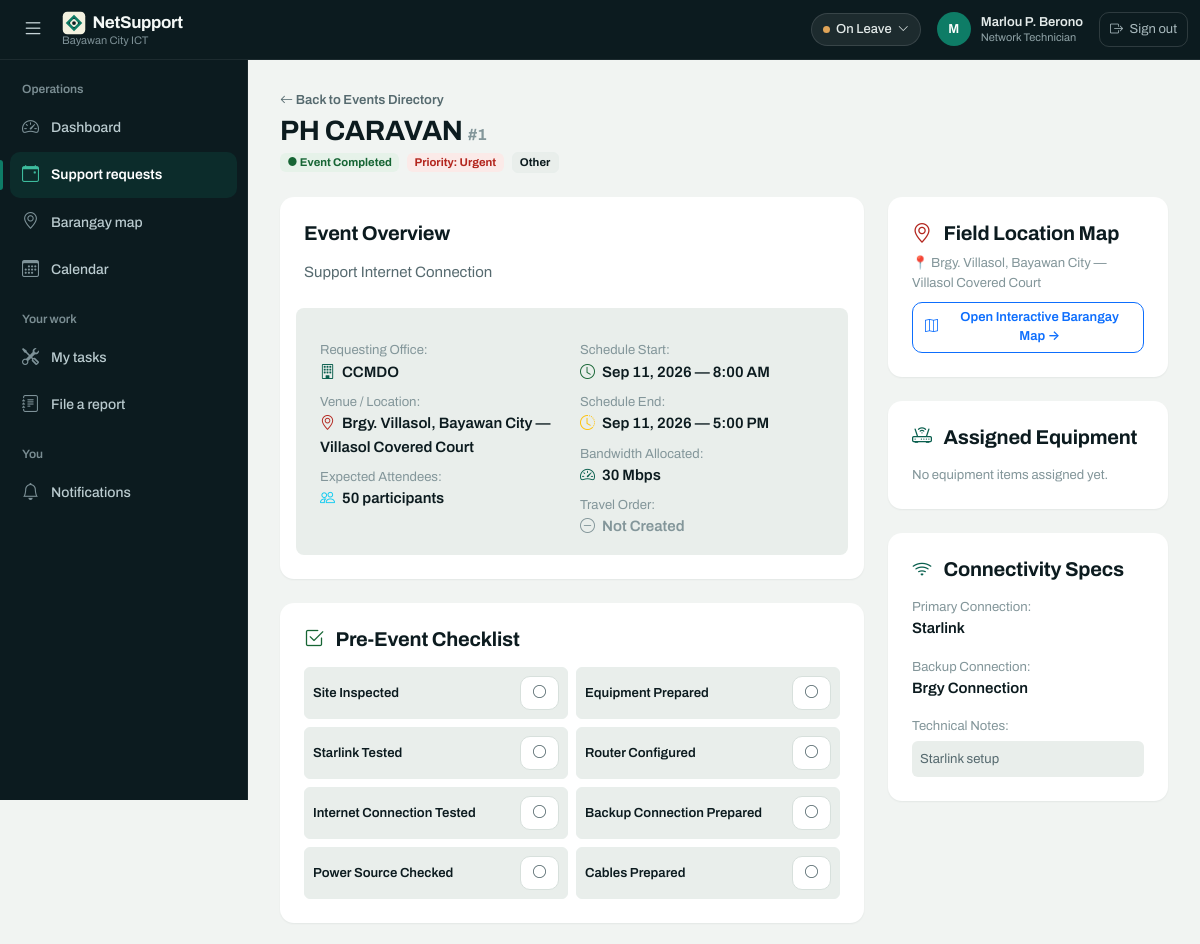
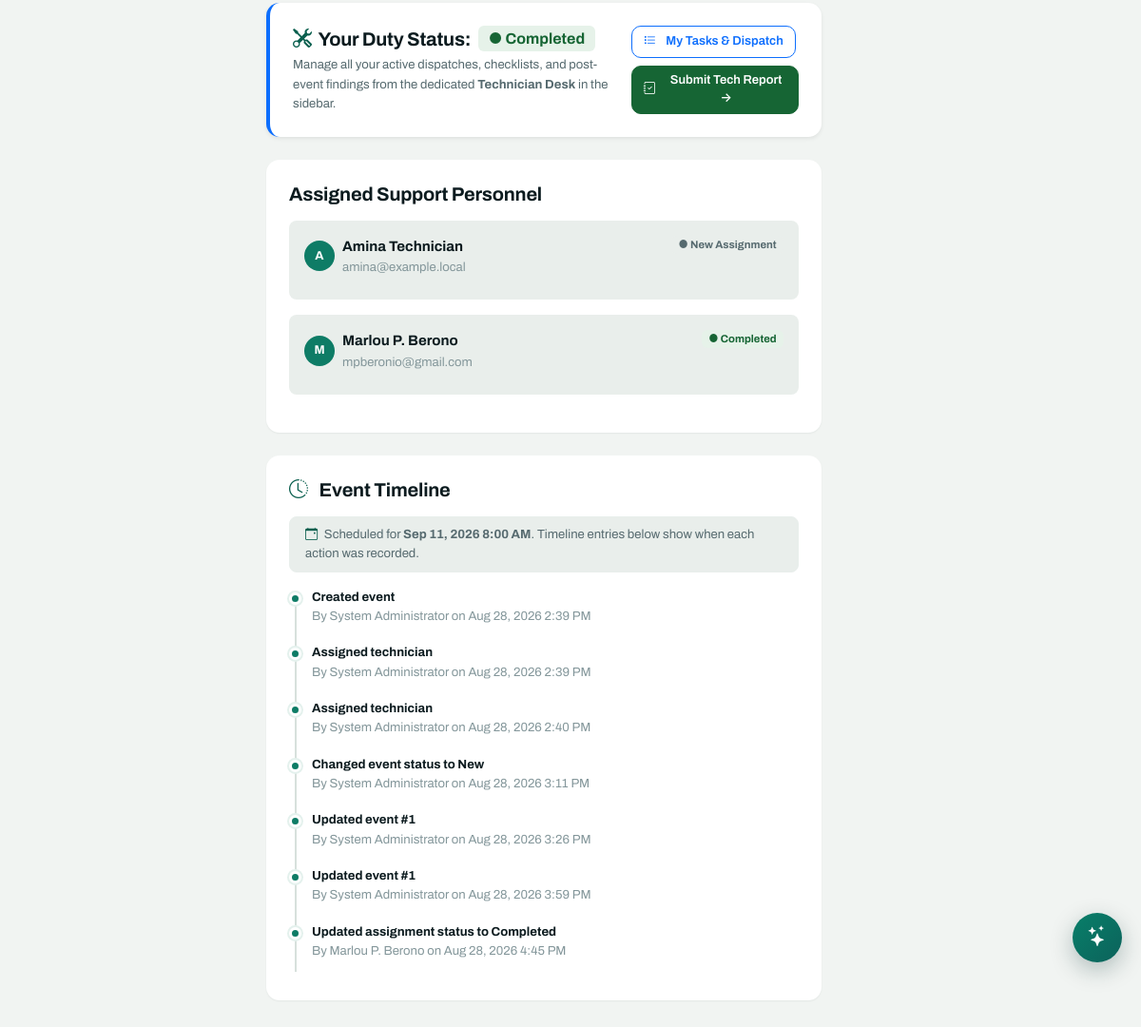
Page /event.php?id=1 (signed in) on the committed database (2 pictures, top to bottom).
### tables this page shows
CREATE TABLE `technician_availability` (
  `technician_id` int(10) UNSIGNED NOT NULL,
  `is_team_lead` tinyint(1) NOT NULL DEFAULT 0,
  `availability` enum('Available','Busy','On Leave','Unavailable') DEFAULT 'Available',
  `updated_at` timestamp NOT NULL DEFAULT current_timestamp() ON UPDATE current_timestamp()
);

CREATE TABLE `events` (
  `id` int(10) UNSIGNED NOT NULL,
  `title` varchar(200) NOT NULL,
  `description` text DEFAULT NULL,
  `office_id` int(10) UNSIGNED NOT NULL,
  `category` varchar(60) NOT NULL,
  `location` varchar(200) NOT NULL,
  `latitude` decimal(9,6) DEFAULT NULL,
  `longitude` decimal(9,6) DEFAULT NULL,
  `start_at` datetime NOT NULL,
  `end_at` datetime NOT NULL,
  `priority` enum('Low','Normal','High','Urgent') DEFAULT 'Normal',
  `participants` int(10) UNSIGNED DEFAULT 0,
  `bandwidth_mbps` int(10) UNSIGNED DEFAULT 0,
  `primary_connection` varchar(100) DEFAULT NULL,
  `backup_connection` varchar(100) DEFAULT NULL,
  `notes` text DEFAULT NULL,
  `status` enum('New','Pending','Assigned','In Progress','Completed','Cancelled','Rescheduled') DEFAULT 'New',
  `travel_order_status` enum('Not Created','Ongoing','Completed') NOT NULL DEFAULT 'Not Created',
  `travel_order_no` varchar(40) DEFAULT NULL,
  `travel_order_created_by` int(10) UNSIGNED DEFAULT NULL,
  `travel_order_created_at` datetime DEFAULT NULL,
  `travel_order_completed_at` datetime DEFAULT NULL,
  `created_by` int(10) UNSIGNED NOT NULL,
  `created_at` timestamp NOT NULL DEFAULT current_timestamp()
);

CREATE TABLE `offices` (
  `id` int(10) UNSIGNED NOT NULL,
  `name` varchar(120) NOT NULL,
  `department` varchar(120) DEFAULT NULL,
  `created_at` timestamp NOT NULL DEFAULT current_timestamp()
);

CREATE TABLE `event_checklists` (
  `id` int(10) UNSIGNED NOT NULL,
  `assignment_id` int(10) UNSIGNED NOT NULL,
  `item_name` varchar(120) NOT NULL,
  `completed` tinyint(1) DEFAULT 0
);

CREATE TABLE `event_assignments` (
  `id` int(10) UNSIGNED NOT NULL,
  `event_id` int(10) UNSIGNED NOT NULL,
  `technician_id` int(10) UNSIGNED NOT NULL,
  `is_team_lead` tinyint(1) NOT NULL DEFAULT 0,
  `assigned_by` int(10) UNSIGNED NOT NULL,
  `assigned_at` timestamp NOT NULL DEFAULT current_timestamp(),
  `status` enum('New Assignment','Accepted','In Progress','Completed','Cancelled') DEFAULT 'New Assignment',
  `accepted_at` datetime DEFAULT NULL,
  `started_at` datetime DEFAULT NULL,
  `completed_at` datetime DEFAULT NULL,
  `completion_notes` text DEFAULT NULL,
  `problems` text DEFAULT NULL,
  `actions_taken` text DEFAULT NULL
);

CREATE TABLE `users` (
  `id` int(10) UNSIGNED NOT NULL,
  `full_name` varchar(120) NOT NULL,
  `username` varchar(60) NOT NULL,
  `email` varchar(150) NOT NULL,
  `phone_number` varchar(30) DEFAULT NULL,
  `password_hash` varchar(255) NOT NULL,
  `office_id` int(10) UNSIGNED DEFAULT NULL,
  `position_title` varchar(120) DEFAULT NULL,
  `role_id` tinyint(3) UNSIGNED NOT NULL,
  `status` enum('Active','Inactive') NOT NULL DEFAULT 'Active',
  `created_at` timestamp NOT NULL DEFAULT current_timestamp()
);

CREATE TABLE `activity_logs` (
  `id` bigint(20) UNSIGNED NOT NULL,
  `user_id` int(10) UNSIGNED NOT NULL,
  `event_id` int(10) UNSIGNED DEFAULT NULL,
  `action` varchar(200) NOT NULL,
  `ip_address` varchar(45) DEFAULT NULL,
  `created_at` timestamp NOT NULL DEFAULT current_timestamp()
);

### event.php (the view, shortened to what the rows shown need)
<?php
require_once 'config.php';
$id = (int)($_GET['id'] ?? $_POST['id'] ?? 0);
$q = db()->prepare('SELECT e.*, o.name office_name, u.full_name creator
                    FROM events e
                    JOIN offices o ON o.id = e.office_id
                    JOIN users u ON u.id = e.created_by
                    WHERE e.id = ?');
$q->execute([$id]);
$e = $q->fetch();
$isFieldStaff = is_field_staff();
$userId = user()['id'];
$myAssignment = null;
if ($isFieldStaff) {
    $q = db()->prepare('SELECT * FROM event_assignments WHERE event_id = ? AND technician_id = ?');
    $q->execute([$id, $userId]);
    $myAssignment = $q->fetch();
}
require 'partials/header.php';
$q = db()->prepare('SELECT a.*, u.full_name technician, u.email
                    FROM event_assignments a
                    JOIN users u ON u.id = a.technician_id
                    WHERE a.event_id = ?');
$q->execute([$id]);
$assignments = $q->fetchAll();
$checklists = [];
if ($myAssignment) {
    $qC = db()->prepare('SELECT * FROM event_checklists WHERE assignment_id = ? ORDER BY id ASC');
    $qC->execute([$myAssignment['id']]);
    $checklists = $qC->fetchAll();
}
$qTimeline = db()->prepare('SELECT l.*, u.full_name FROM activity_logs l JOIN users u ON u.id = l.user_id WHERE l.event_id = ? ORDER BY l.id ASC');
$qTimeline->execute([$id]);
$timelineLogs = $qTimeline->fetchAll();
?>
<div class="d-flex flex-column flex-md-row justify-content-between align-items-md-center gap-3 mb-4">
    <div>
        <a href="events.php" class="text-decoration-none small text-secondary fw-semibold mb-1 d-inline-block">
            <i class="bi bi-arrow-left"></i> Back to Events Directory
        </a>
        <h3 class="fw-bold text-dark mb-1">
            <?= h($e['title']) ?>
            <span class="fs-6 text-muted">#<?= $e['id'] ?></span>
        </h3>
        <div class="d-flex align-items-center gap-2">
            <span class="badge badge-soft-<?= status_class($e['status']) ?>">● Event <?= h($e['status']) ?></span>
            <span class="badge badge-soft-<?= status_class($e['priority']) ?>">Priority: <?= h($e['priority']) ?></span>
            <span class="badge bg-light text-dark border"><?= h($e['category']) ?></span>
        </div>
    </div>
</div>
<div class="row g-4">
    <section class="col-lg-8">
        <div class="card stat-card p-4 border-0 mb-4">
            <h5 class="fw-bold text-dark mb-3">Event Overview</h5>
            <p class="text-secondary"><?= nl2br(h($e['description'] ?: 'No detailed description provided.')) ?></p>
            <div class="row g-3 bg-light p-3 rounded-3 mt-2">
                <div class="col-md-6">
                    <div class="small text-muted">Requesting Office:</div>
                    <div class="fw-semibold text-dark"><i class="bi bi-building me-1 text-primary"></i> <?= h($e['office_name']) ?></div>
                    <div class="small text-muted mt-2">Venue / Location:</div>
                    <div class="fw-semibold text-dark"><i class="bi bi-geo-alt me-1 text-danger"></i> <?= h($e['location']) ?></div>
                    <div class="small text-muted mt-2">Expected Attendees:</div>
                    <div class="fw-semibold text-dark"><i class="bi bi-people me-1 text-info"></i> <?= (int)$e['participants'] ?> participants</div>
                </div>
                <div class="col-md-6">
                    <div class="small text-muted">Schedule Start:</div>
                    <div class="fw-semibold text-dark"><i class="bi bi-clock me-1 text-success"></i> <?= date('M j, Y — g:i A', strtotime($e['start_at'])) ?></div>
                    <div class="small text-muted mt-2">Schedule End:</div>
                    <div class="fw-semibold text-dark"><i class="bi bi-clock-history me-1 text-warning"></i> <?= date('M j, Y — g:i A', strtotime($e['end_at'])) ?></div>
                    <div class="small text-muted mt-2">Bandwidth Allocated:</div>
                    <div class="fw-semibold text-dark"><i class="bi bi-speedometer2 me-1 text-primary"></i> <?= (int)$e['bandwidth_mbps'] ?> Mbps</div>
                    <div class="small text-muted mt-2">Travel Order:</div>
                    <?php if (!empty($e['travel_order_status']) && in_array($e['travel_order_status'], ['Completed', 'Ongoing'], true)): ?>
                        <div class="fw-semibold text-success"><i class="bi bi-file-earmark-check me-1"></i> Travel Order Created</div>
                    <?php else: ?>
                        <div class="fw-semibold text-muted"><i class="bi bi-dash-circle me-1"></i> Not Created</div>
                    <?php endif; ?>
                </div>
            </div>
        </div>
        <?php if ($myAssignment && $checklists): ?>
            <div class="card stat-card border-0 p-4 mb-4">
                <div class="row g-2">
                    <?php foreach ($checklists as $chk): ?>
                        <div class="col-md-6">
                            <form method="post" class="p-2 border rounded bg-light d-flex align-items-center justify-content-between m-0">
                                <span class="small <?= $chk['completed'] ? 'text-decoration-line-through text-muted fw-semibold' : 'fw-semibold text-dark' ?>">
                                    <?= h($chk['item_name']) ?>
                                </span>
                                <button type="submit" name="completed" value="<?= $chk['completed'] ? '0' : '1' ?>" class="btn btn-sm <?= $chk['completed'] ? 'btn-success' : 'btn-outline-secondary' ?>">
                                    <i class="bi <?= $chk['completed'] ? 'bi-check-circle-fill' : 'bi-circle' ?>"></i>
                                </button>
                            </form>
                        </div>
                    <?php endforeach; ?>
                </div>
            </div>
        <?php endif; ?>
                <?php if ($isFieldStaff && $myAssignment): ?>
            <div class="card stat-card border-0 border-start border-4 border-primary p-4 mb-4 bg-white shadow-sm">
                <div class="d-flex flex-column flex-md-row justify-content-between align-items-md-center gap-3">
                    <div>
                        <div class="d-flex align-items-center gap-2 mb-1">
                            <h5 class="fw-bold text-dark mb-0"><i class="bi bi-tools text-primary me-1"></i> Your Duty Status:</h5>
                            <span class="badge badge-soft-<?= status_class($myAssignment['status']) ?> fs-6">● <?= h($myAssignment['status']) ?></span>
                        </div>
                        <p class="small text-secondary mb-0">Manage all your active dispatches, checklists, and post-event findings from the dedicated <strong>Technician Desk</strong> in the sidebar.</p>
                    </div>
                    <div class="d-flex flex-wrap gap-2">
                        <a href="my_tasks.php" class="btn btn-outline-primary btn-sm fw-semibold">
                            <i class="bi bi-list-task me-1"></i> My Tasks &amp; Dispatch
                        </a>
                        <a href="tech_report.php?id=<?= $id ?>" class="btn btn-success btn-sm fw-semibold">
                            <i class="bi bi-journal-check me-1"></i> Submit Tech Report &rarr;
                        </a>
                    </div>
                </div>
            </div>
        <?php endif; ?>
        <div class="card stat-card border-0 p-4 mb-4">
            <?php foreach ($assignments as $a): ?>
                <div class="p-3 bg-light rounded-3 mb-3">
                    <div class="d-flex justify-content-between align-items-start mb-2">
                        <div class="d-flex align-items-center gap-2">
                            <div class="bg-primary text-white rounded-circle d-flex align-items-center justify-content-center fw-bold" style="width: 32px; height: 32px; font-size: 0.8rem;">
                                <?= strtoupper(substr($a['technician'], 0, 1)) ?>
                            </div>
                            <div>
                                <div class="fw-bold text-dark mb-0"><?= h($a['technician']) ?></div>
                                <div class="small text-muted"><?= h($a['email']) ?></div>
                            </div>
                        </div>
                        <span class="badge badge-soft-<?= status_class($a['status']) ?>">
                            ● <?= h($a['status']) ?>
                        </span>
                    </div>
                </div>
            <?php endforeach; ?>
        </div>
        <div class="card stat-card border-0 p-4">
            <div class="small text-secondary bg-light border rounded-3 px-3 py-2 mb-3">
                <i class="bi bi-calendar-event text-primary me-1"></i>
                Scheduled for <strong><?= date('M j, Y g:i A', strtotime($e['start_at'])) ?></strong>.
                Timeline entries below show when each action was recorded.
            </div>
            <div class="activity-timeline" id="eventTimeline" data-event-id="<?= $id ?>" data-last-id="<?= (int)($timelineLogs ? end($timelineLogs)['id'] : 0) ?>">
                <?php foreach ($timelineLogs as $tl): ?>
                    <div class="timeline-item">
                        <div class="timeline-marker"></div>
                        <div class="fw-bold small text-dark"><?= h($tl['action']) ?></div>
                        <div class="small text-muted">By <?= h($tl['full_name']) ?> on <?= date('M j, Y g:i A', strtotime($tl['created_at'])) ?></div>
                    </div>
                <?php endforeach; ?>
            </div>
        </div>
    </section>
    <aside class="col-lg-4">
        <div class="card stat-card border-0 p-4 mb-4">
            <h5 class="fw-bold text-dark mb-2"><i class="bi bi-geo-alt text-danger me-2"></i> Field Location Map</h5>
            <p class="small text-muted mb-2">📍 <?= h($e['location']) ?></p>
            <a href="map.php" class="btn btn-sm btn-outline-primary w-100 fw-semibold">
                <i class="bi bi-map me-1"></i> Open Interactive Barangay Map &rarr;
            </a>
        </div>
        <div class="card stat-card border-0 p-4 mb-4">
            <div class="mb-3">
                <div class="small text-muted">Primary Connection:</div>
                <div class="fw-semibold text-dark"><?= h($e['primary_connection'] ?: 'Not specified') ?></div>
            </div>
            <div class="mb-3">
                <div class="small text-muted">Backup Connection:</div>
                <div class="fw-semibold text-dark"><?= h($e['backup_connection'] ?: 'None configured') ?></div>
            </div>
            <div class="mb-0">
                <div class="small text-muted">Technical Notes:</div>
                <div class="small text-secondary bg-light p-2 rounded-2 mt-1">
                    <?= nl2br(h($e['notes'] ?: 'No special notes.')) ?>
                </div>
            </div>
        </div>
    </aside>
</div>
<?php require 'partials/footer.php'; ?>

### partials/header.php (shortened to what the rows shown need)
<?php
require_once __DIR__ . '/../config.php';
$me   = user();
$isTech = is_field_staff();
$canHaveDutyStatus = $isTech || in_array($me['role'], ['Administrator', 'Super Administrator'], true);
$myAvailability = 'Available';
if ($canHaveDutyStatus) {
    $q = db()->prepare('SELECT availability FROM technician_availability WHERE technician_id = ?');
    $q->execute([$me['id']]);
    $myAvailability = $q->fetchColumn() ?: 'Available';
}
?>
<!doctype html>
<html lang="en">
<head>
    <link href="https://cdn.jsdelivr.net/npm/bootstrap@5.3.3/dist/css/bootstrap.min.css" rel="stylesheet">
    <link rel="stylesheet" href="https://cdn.jsdelivr.net/npm/bootstrap-icons@1.11.3/font/bootstrap-icons.min.css">
    <link href="assets/app.css?v=<?= (int) filemtime(__DIR__ . '/../assets/app.css') ?>" rel="stylesheet">
</head>
<body>
<nav class="navbar navbar-dark app-navbar sticky-top">
    <div class="container-fluid p-0 d-flex align-items-center gap-2">
        <div class="d-flex align-items-center gap-2 gap-md-3 ms-auto">
            <?php if ($canHaveDutyStatus): ?>
                <div class="dropdown">
                    <button class="duty-btn <?= $myAvailability === 'Available' ? '' : 'is-off' ?>" type="button"
                            data-bs-toggle="dropdown" aria-expanded="false">
                        <span class="dot" aria-hidden="true"></span>
                        <span><?= h($myAvailability) ?></span>
                        <i class="bi bi-chevron-down" style="font-size:.6875rem" aria-hidden="true"></i>
                    </button>
                </div>
            <?php endif; ?>
        </div>
    </div>
</nav>
<div class="app-wrapper">
    <main class="app-content" id="mainContent">

### rows in the picture
technician_availability: availability "On Leave"
events: title "PH CARAVAN", id "1", status "Completed", priority "Urgent", category "Other", description "Support Internet Connection", office.name "CCMDO", location "Brgy. Villasol, Bayawan City — Villasol Covered Court", participants "50", start_at "Sep 11, 2026 — 8:00 AM", end_at "Sep 11, 2026 — 5:00 PM", bandwidth_mbps "30", start_at "Sep 11, 2026 8:00 AM", primary_connection "Starlink", backup_connection "Brgy Connection", notes "Starlink setup"
event_checklists: item_name "Site Inspected", completed 0 (drawn)
event_checklists: item_name "Equipment Prepared", completed 0 (drawn)
event_checklists: item_name "Starlink Tested", completed 0 (drawn)
event_checklists: item_name "Router Configured", completed 0 (drawn)
event_checklists: item_name "Internet Connection Tested", completed 0 (drawn)
event_checklists: item_name "Backup Connection Prepared", completed 0 (drawn)
event_checklists: item_name "Power Source Checked", completed 0 (drawn)
event_checklists: item_name "Cables Prepared", completed 0 (drawn)
event_assignments: status "Completed", technician.full_name "M", technician.full_name "Marlou P. Berono", technician.email "mpberonio@gmail.com"
event_assignments: technician.full_name "A", technician.full_name "Amina Technician", technician.email "amina@example.local", status "New Assignment"
activity_logs: action "Created event", user.full_name "System Administrator", created_at "Aug 28, 2026 2:39 PM"
activity_logs: action "Assigned technician", user.full_name "System Administrator", created_at "Aug 28, 2026 2:39 PM"
activity_logs: action "Assigned technician", user.full_name "System Administrator", created_at "Aug 28, 2026 2:40 PM"
activity_logs: action "Changed event status to New", user.full_name "System Administrator", created_at "Aug 28, 2026 3:11 PM"
activity_logs: action "Updated event #1", user.full_name "System Administrator", created_at "Aug 28, 2026 3:26 PM"
activity_logs: action "Updated event #1", user.full_name "System Administrator", created_at "Aug 28, 2026 3:59 PM"
activity_logs: action "Updated assignment status to Completed", user.full_name "Marlou P. Berono", created_at "Aug 28, 2026 4:45 PM"

### other values in the picture
substr($me['full_name'], 0, 1) "M"
$me['full_name'] "Marlou P. Berono"
$me['role'] "Network Technician"
